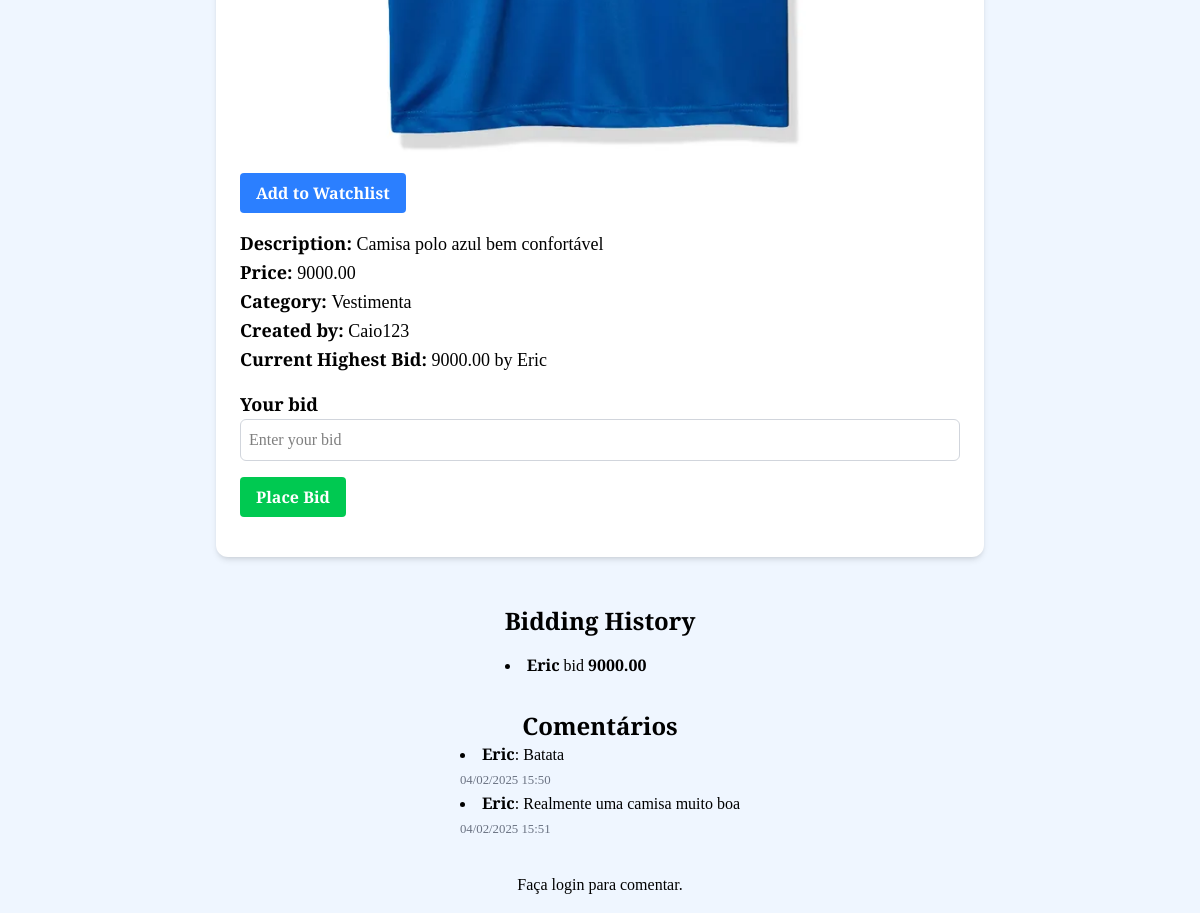
The app's page /listing/details/5/ (lower part), older data.
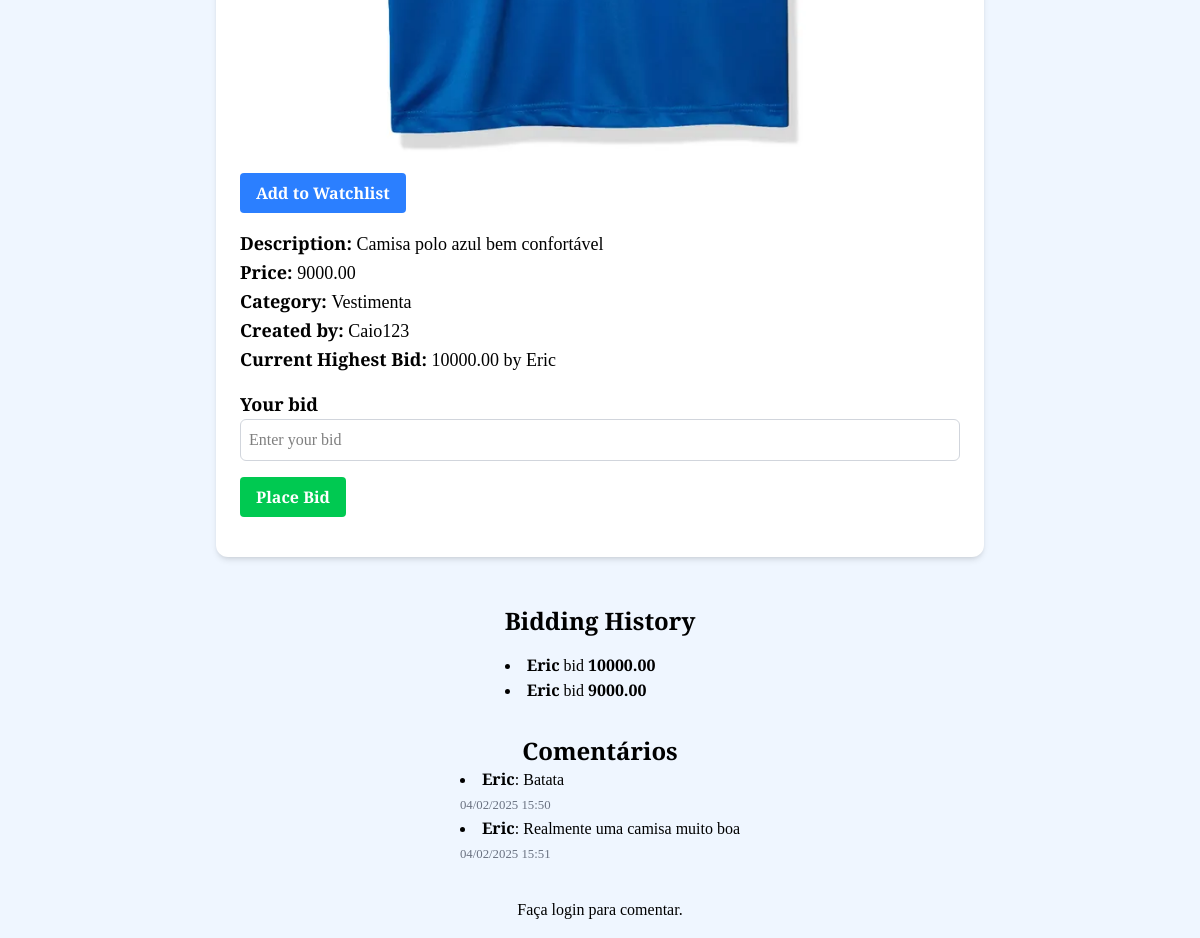
The same page, newer data.
### auctions/models.py (models this page shows, shortened)
class Listings(models.Model):
    title = models.CharField(max_length=255)
    description = models.TextField()
    price = models.DecimalField(max_digits=10, decimal_places=2)
    image_url = models.ImageField(upload_to='listing/images', blank=True, null=True)
    category = models.CharField(max_length=255, default='General')
    created_by = models.ForeignKey(User, on_delete=models.CASCADE, blank=True, null=True)
    is_active = models.BooleanField(default=True)

class User(AbstractUser):
    def __str__(self):
        return self.username

class Bids(models.Model):
    listing = models.ForeignKey(Listings, on_delete=models.CASCADE, related_name="bids")
    user = models.ForeignKey(User, on_delete=models.CASCADE, related_name="bids")
    amount = models.DecimalField(default=0.00, max_digits=10, decimal_places=2)

class Comments(models.Model):
    listing = models.ForeignKey(Listings, on_delete=models.CASCADE, related_name="comments")
    user = models.ForeignKey(User, on_delete=models.CASCADE, related_name='comments')
    content = models.TextField()
    timestamp = models.DateTimeField(auto_now_add=True)

### auctions/views.py (the view)
# urls.py: path("listing/details/<int:listing_id>/", views.listing_details, name="listing_details"),
def listing_details(request, listing_id):
    try:
        listing = get_object_or_404(Listings, id=listing_id)
        bids = Bids.objects.filter(listing=listing).order_by("-amount")
        highest_bid = bids.first()
    except Listings.DoesNotExist:
        return render(
            request, "auctions/error.html", {"message_error": "Listing not found!"}
        )
    return render(
        request,
        "auctions/listing_details.html",
        {"listing": listing, "bids": bids, "highest_bid": highest_bid},
    )

### auctions/templates/auctions/listing_details.html (shortened to what this page needs)
{% extends 'auctions/layout.html' %}
{% block body %}
<div class="container mx-auto p-4">
    <div class="flex flex-col justify-center items-center">
      <div class="bg-white p-6 rounded-xl shadow-md w-full max-w-3xl">
          {% if listing.image_url %}
            <img class="w-full object-cover rounded-md mb-4" src="{{ listing.image_url.url }}" alt="{{ listing.title }}" />
          {% else %}
            <p class="text-center w-full h-64 flex items-center justify-center text-gray-500">No image available</p>
          {% endif %}
          <div class="mb-4">
            {% if request.user != listing.created_by %}
              <form action="{% url 'add_watchlist' listing.id %}" method="POST" class="mb-4">
                <button type="submit" class="bg-blue-500 text-white font-semibold py-2 px-4 rounded hover:bg-blue-600 transition">Add to Watchlist</button>
              </form>
            {% endif %}
            <h5 class="text-lg"><strong>Description: </strong>{{ listing.description }}</h5>
            <h5 class="text-lg"><strong>Price: </strong>{{ listing.price }}</h5>
            <h5 class="text-lg"><strong>Category: </strong>{{ listing.category }}</h5>
            <h5 class="text-lg"><strong>Created by: </strong>{{ listing.created_by }}</h5>
            {% if highest_bid %}
              <h5 class="text-lg"><strong>Current Highest Bid: </strong> {{ highest_bid.amount }} by {{ highest_bid.user.username }}</h5>
            {% else %}
              <h5 class="text-lg">No Bids Yet</h5>
            {% endif %}
          </div>
          <div class="mb-4">
            {% if request.user != listing.created_by %}
              <form action="{% url 'place_bid' listing_id=listing.id %}" method="POST" class="mb-4">
                <div class="mb-4">
                  <label for="amount" class="block text-lg"><strong>Your bid</strong></label>
                  <input type="number" step="0.01" min="0" id="amount" name="amount" placeholder="Enter your bid" required class="border border-gray-300 rounded-md p-2 w-full">
                </div>
                <button type="submit" class="bg-green-500 text-white font-semibold py-2 px-4 rounded hover:bg-green-600 transition">Place Bid</button>
              </form>
            {% else %}
              <a href="{% url 'edit_list' listing.id %}" class="text-blue-500 hover:underline">Edit Listing</a>
            {% endif %}
          </div>
        </div>
      </div>
    </div>
    <div class="mt-8">
      <h3 class="text-2xl font-semibold mb-4">Bidding History</h3>
      {% if bids %}
        <ul class="list-disc list-inside">
          {% for bid in bids %}
            <li>
              <strong>{{ bid.user.username }}</strong> bid <strong>{{ bid.amount }}</strong>
            </li>
          {% endfor %}
        </ul>
      {% else %}
        <p>No Bids placed yet.</p>
      {% endif %}
    </div>
    <h3 class="text-2xl font-semibold mt-8">Comentários</h3>
    <ul class="list-disc list-inside">
      {% for comment in listing.comments.all %}
        <li>
          <strong>{{ comment.user.username }}</strong>: {{ comment.content }}<br>
          <small class="text-gray-500">{{ comment.timestamp|date:"d/m/Y H:i" }}</small>
        </li>
      {% empty %}
        <li>Ainda não há comentários.</li>
      {% endfor %}
    </ul>
    {% if user.is_authenticated %}
      <h4 class="text-xl font-semibold mt-4">Adicionar Comentário</h4>
      <form method="POST" action="{% url 'add_comment' listing.id %}">
        {% csrf_token %}
        <div>
          <textarea id="id_content" name="content" rows="3" placeholder="Escreva seu comentário aqui..." class="border border-gray-300 rounded-md p-2 w-full"></textarea>
        </div>
        <button type="submit" class="bg-blue-500 text-white font-semibold py-2 px-4 rounded hover:bg-blue-600 transition">Enviar</button>
      </form>
    {% else %}
      <p>Faça login para comentar.</p>
    {% endif %}
{% endblock %}

### auctions/templates/auctions/layout.html (shortened to what this page needs)
{% load static %}
<!DOCTYPE html>
<html lang="pt-BR">
<head>
    <link href="{% static 'css/styles.css' %}" rel="stylesheet">
    <script src="https://unpkg.com/@tailwindcss/browser@4"></script>
</head>
<body class="p-4 bg-blue-50 min-h-screen flex flex-col items-center">
    {% block body %}
    {% endblock %}
</body>
</html>

### static/css/styles.css (style rules this page uses)
body { font-family: "Alegreya"; overflow-x: hidden; }

Row changes from the older to the newer data that the page shows:
added Bids: amount "10000.00", user.username "Eric"
Text that changed along with them:
{{ highest_bid.amount }}: "9000.00" → "10000.00"
